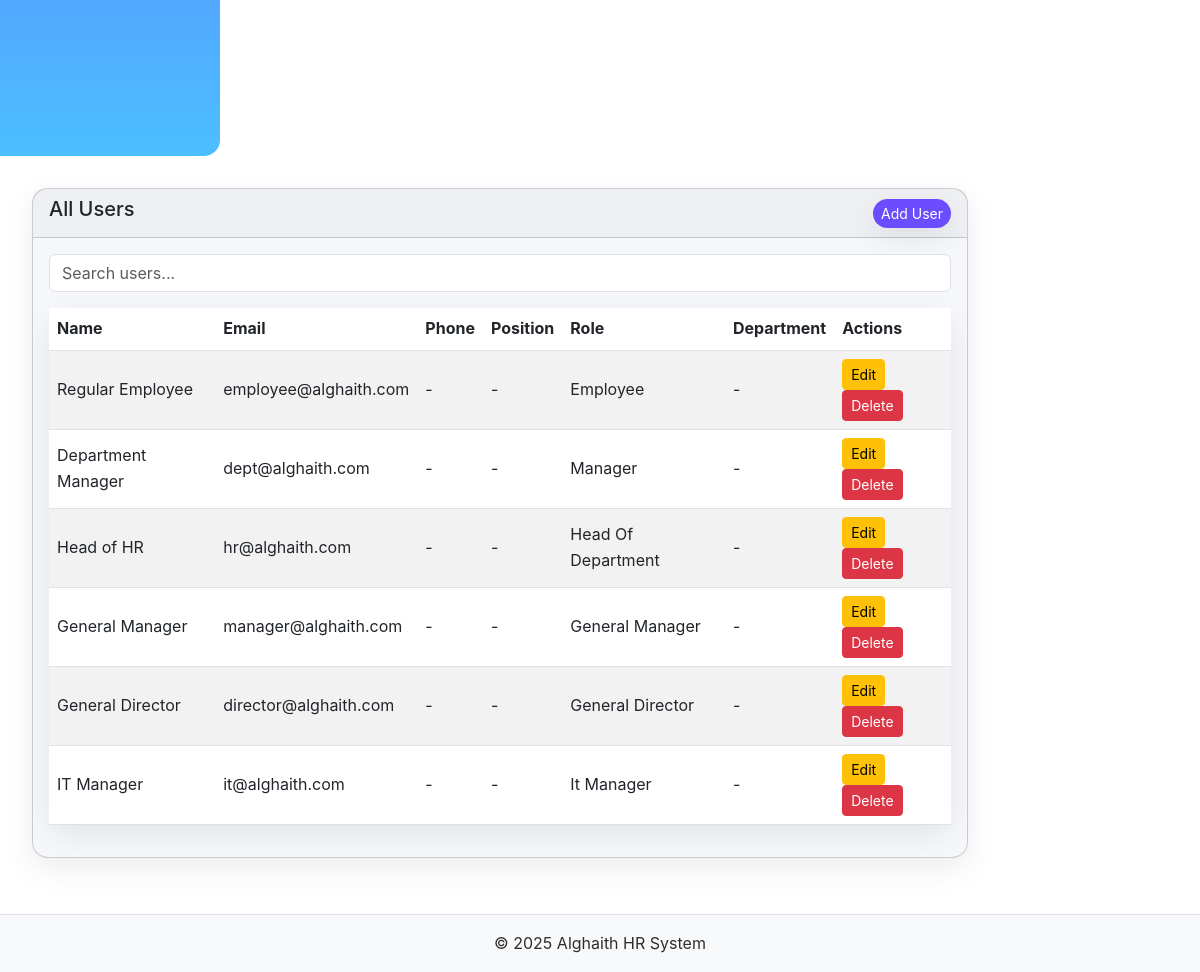
/dashboard/users (signed in, lower part), run on an earlier commit of the app's database.
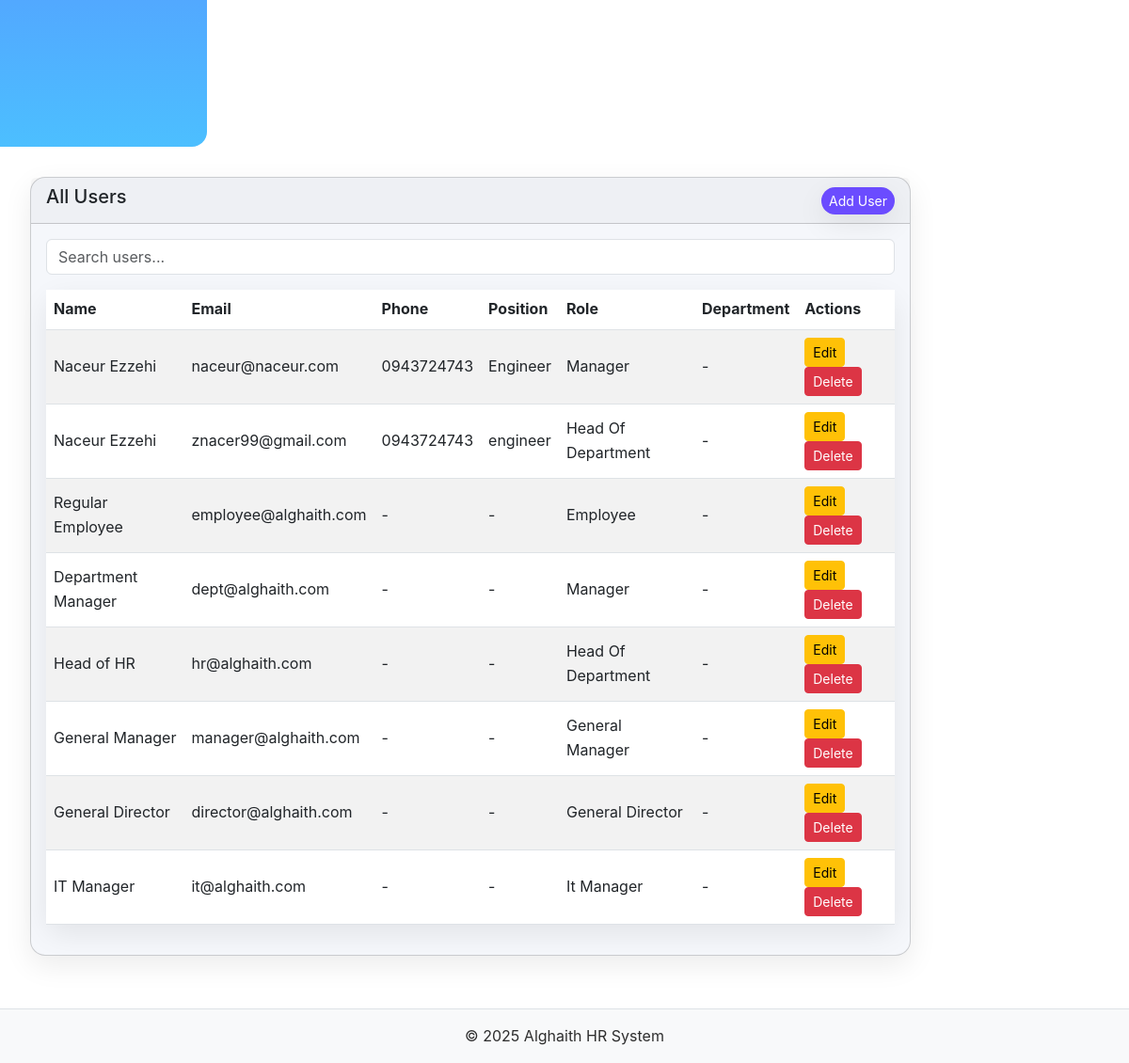
And on a later commit of the database.
### core/models.py (models this page shows, shortened)
class User(db.Model, UserMixin):
    __tablename__ = 'users'
    id = db.Column(db.Integer, primary_key=True)
    email = db.Column(db.String(120), unique=True, nullable=False, index=True)
    password_hash = db.Column(db.String(200), nullable=False)
    name = db.Column(db.String(100), nullable=False)
    role = db.Column(db.String(50), nullable=False)  # General Director, IT Manager, etc.
    avatar = db.Column(db.String(255), nullable=True)
    access_code = db.Column(db.String(20), unique=True, nullable=False)
    phone = db.Column(db.String(20), nullable=True)
    position = db.Column(db.String(100), nullable=True)
    created_at = db.Column(db.DateTime, default=datetime.utcnow)
    last_login = db.Column(db.DateTime)
    login_count = db.Column(db.Integer, default=0)
    is_active = db.Column(db.Boolean, default=True, nullable=False)
    documents = db.relationship('UserDocument', back_populates='user', cascade="all, delete-orphan")
    folders_created = db.relationship('Folder', back_populates='creator', cascade="all, delete-orphan")
    activities = db.relationship('ActivityLog', back_populates='user', cascade="all, delete-orphan")
    leave_requests = db.relationship('LeaveRequest', back_populates='requester', foreign_keys='LeaveRequest.user_id')
    approved_requests = db.relationship('LeaveRequest', back_populates='approver', foreign_keys='LeaveRequest.approver_id')
    @property
    def is_authenticated(self):
        return True

### modules/dashboard/routes.py (the view)
@dashboard_bp.route('/users')
@login_required
@role_required(['it_manager', 'general_director'])
def user_management():
    users = User.query.order_by(User.created_at.desc()).all()
    return render_template('dashboard/users.html', users=users)

### modules/auth/forms.py
class LogoutForm(FlaskForm):
    submit = SubmitField('Logout')

### app.py (called while the page is built)
def create_app():
    app = Flask(__name__)
    env = os.environ.get('FLASK_ENV', 'development')
    if env == 'production':
        app.config.from_object('config.ProductionConfig')
    else:
        app.config.from_object('config.DevelopmentConfig')
    db.init_app(app)
    migrate.init_app(app, db)
    login_manager.init_app(app)
    login_manager.login_view = 'auth.login'
    csrf = CSRFProtect()
    csrf.init_app(app)
    app.config['SECRET_KEY'] = app.config.get('SECRET_KEY') or 'mqM_nXhDHOYlb0T8E9bT4c7XCLiDImpINnVHFmCLR-Q'
    from modules.auth.forms import LogoutForm
    @app.context_processor
    def inject_logout_form():
        return dict(logout_form=LogoutForm())
    register_blueprints(app)
    return app

@login_manager.user_loader
def load_user(user_id):
    from core.models import User
    return db.session.get(User, int(user_id))

### templates/dashboard/users.html (shortened to what this page needs)
{% extends "dashboard/base_dashboard.html" %}
{% block dashboard_content %}
<div class="card">
  <div class="card-header d-flex justify-content-between align-items-center">
    <h5>All Users</h5>
    <a href="{{ url_for('user.user_create') }}" class="btn btn-primary btn-sm">Add User</a>
  </div>
  <div class="card-body">
    <input class="form-control mb-3" id="searchInput" type="text" placeholder="Search users...">
    <table class="table table-striped table-hover" id="userTable">
      <thead>
        <tr>
          <th>Name</th>
          <th>Email</th>
          <th>Phone</th>
          <th>Position</th>
          <th>Role</th>
          <th>Department</th>
          <th>Actions</th>
        </tr>
      </thead>
      <tbody>
        {% for user in users %}
        <tr>
          <td>{{ user.name }}</td>
          <td>{{ user.email }}</td>
          <td>{{ user.phone or '-' }}</td>
          <td>{{ user.position or '-' }}</td>
          <td>{{ user.role|replace('_',' ')|title }}</td>
          <td>{{ user.department.name if user.department else '-' }}</td>
          <td>
            <a href="{{ url_for('user.user_edit', user_id=user.id) }}" class="btn btn-sm btn-warning">Edit</a>
            <form method="POST" action="{{ url_for('user.user_delete', user_id=user.id) }}" style="display:inline;">
              <button type="submit" class="btn btn-sm btn-danger"
                      onclick="return confirm('Are you sure you want to delete this user?')">Delete</button>
            </form>
          </td>
        </tr>
        {% endfor %}
      </tbody>
    </table>
  </div>
</div>
{% endblock %}

### templates/dashboard/base_dashboard.html (shortened to what this page needs)
<!DOCTYPE html>
<html lang="en">
<head>
    <link href="https://cdn.jsdelivr.net/npm/bootstrap@5.3.0/dist/css/bootstrap.min.css" rel="stylesheet">
    <link rel="stylesheet" href="{{ url_for('static', filename='css/styles.css') }}">
</head>
<body>
    <div class="container-fluid">
        <div class="row">
            {% if current_user.is_authenticated %}
            <div class="col-md-2 sidebar">
            </div>
            <div class="col-md-10 main-content">
                {% block dashboard_content %}{% endblock %}
            </div>
            {% else %}
            <div class="col-12 main-content">
                <p>Please log in to access the system.</p>
            </div>
            {% endif %}
        </div>
    </div>
    <footer class="text-center mt-4 p-3 bg-light border-top">
        &copy; 2025 Alghaith HR System
    </footer>
</body>
</html>

### static/css/styles.css (style rules this page uses)
:root { --brand-primary: #6b4cff; --brand-secondary: #2ad29b; --brand-accent: #4cbfff; --background: #ffffff; --card-bg: #f5f7fb; --text-main: #2e2e2e; --text-muted: #8a94a6; --success: #2ecc71; --warning: #f1c40f; --danger: #e74c3c; --shadow-soft: 0 10px 30px rgba(0,0,0,0.08); --radius-lg: 1rem; --sidebar-width: 220px; }
body { background-color: var(--background); color: var(--text-main); font-family: "Inter", sans-serif; line-height: 1.6; }
.sidebar { min-height: 100vh; width: var(--sidebar-width); background: linear-gradient(180deg, var(--brand-primary), var(--brand-accent)); color: white; border-radius: 0 var(--radius-lg) var(--radius-lg) 0; padding: 1rem; }
.card, .dashboard-link-card { background: var(--card-bg); border-radius: var(--radius-lg); box-shadow: var(--shadow-soft); transition: transform 0.2s; }
.btn-primary { background: var(--brand-primary); border: none; border-radius: var(--radius-lg); box-shadow: var(--shadow-soft); transition: all 0.2s ease-in-out; }
table { background: var(--card-bg); border-radius: var(--radius-lg); box-shadow: var(--shadow-soft); }
table th, table td { vertical-align: middle; }
.main-content { padding: 2rem; }

### templates/dashboard/base_dashboard.html (style rules this page uses)
:root { --brand-primary: #6b4cff; --brand-secondary: #2ad29b; --brand-accent: #4cbfff; --background: #ffffff; --card-bg: #f5f7fb; --text-main: #2e2e2e; --text-muted: #8a94a6; --success: #2ecc71; --warning: #f1c40f; --danger: #e74c3c; --shadow-soft: 0 10px 30px rgba(0,0,0,0.08); --radius-lg: 1rem; }
body { background-color: var(--background); color: var(--text-main); font-family: "Inter", sans-serif; }
.sidebar { min-height: 100vh; background: linear-gradient(180deg, var(--brand-primary), var(--brand-accent)); color: white; border-radius: 0 var(--radius-lg) var(--radius-lg) 0; padding: 1rem; }
.card, .dashboard-link-card { background: var(--card-bg); border-radius: var(--radius-lg); box-shadow: var(--shadow-soft); transition: transform 0.2s; }
.btn-primary { background: var(--brand-primary); border: none; border-radius: var(--radius-lg); box-shadow: var(--shadow-soft); }
table { background: var(--card-bg); border-radius: var(--radius-lg); box-shadow: var(--shadow-soft); }
.main-content { padding: 2rem; }

What changed in the data, as far as the page shows it:
added User: name "Naceur Ezzehi", email "naceur@naceur.com", phone "0943724743", position "Engineer", role "Manager", department "-"
added User: name "Naceur Ezzehi", email "znacer99@gmail.com", phone "0943724743", position "engineer", role "Head Of Department", department "-"
